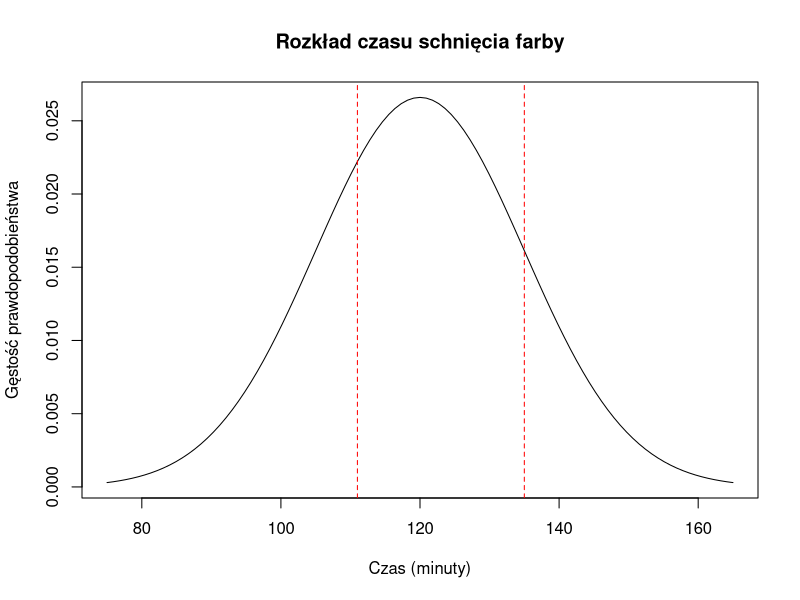

The R source for this figure:
# Konwersja na minuty
mu <- 120  # 2 godziny * 60 minut
sigma <- 15  # już w minutach

# Wykres gęstości
curve(dnorm(x, mean=mu, sd=sigma), 
      from=mu-3*sigma, to=mu+3*sigma,
      main="Rozkład czasu schnięcia farby",
      xlab="Czas (minuty)",
      ylab="Gęstość prawdopodobieństwa")

# Dodanie pionowych linii dla granic
abline(v=c(111, 135), col="red", lty=2)

# Obliczenie prawdopodobieństwa
# P(111 ≤ X ≤ 135) = P(1h51min ≤ X ≤ 2h15min)
p_schnięcia <- pnorm(135, mu, sigma) - pnorm(111, mu, sigma)

cat("Prawdopodobieństwo schnięcia między 1h51min a 2h15min:", 
    round(p_schnięcia * 100, 2), "%\n")
